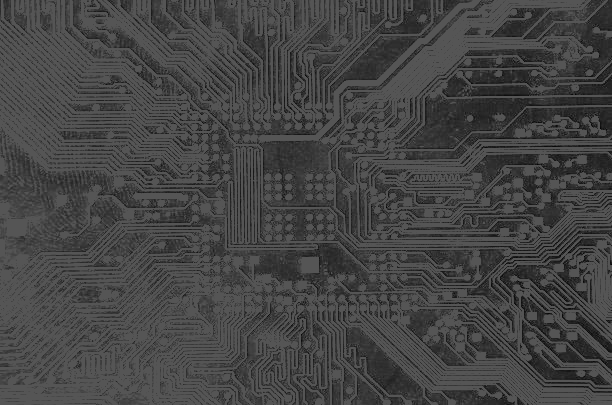
%> input picture edge_detection/circuit.tif, 612 x 405 px
$ octave laplacian.m   (GNU Octave 9; MATLAB toolbox functions it lacks are replaced by stand-ins)
%> lines starting %> are read from the running program, lines starting %| are printed output that depends on the picture
% Laplacian
% sceond differences
% it does have the advantage of detecting edges in all directions equally
% well, but it is extremly sensitive to noise
im = imread('circuit.tif');
%> im is the input picture: size 405x612 uint8; min 1, max 85, mean 68.4
mask_l = [0 1 0; 1 -4 1; 0 1 0];
im_l = conv2(im,mask_l);
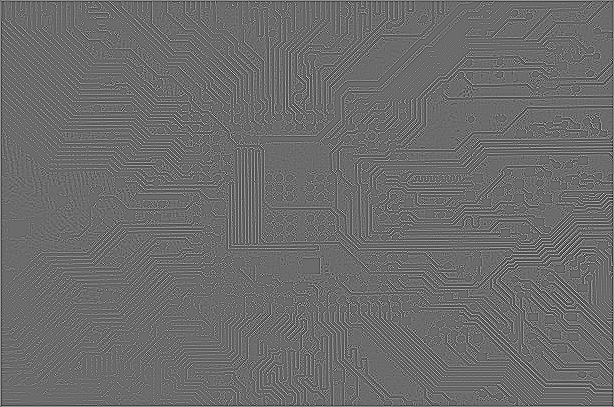
%> im_l: size 407x614 double; min -208, max 282, mean 0; drawn with min black and max white

% it also can be came ture by following commands
l_0=fspecial('laplacian',0);
im_l_0=filter2(l_0,im);
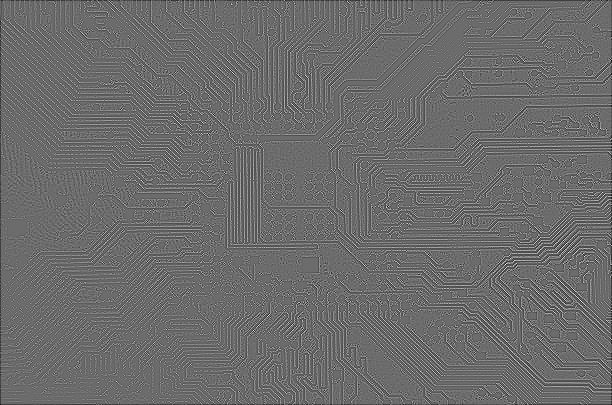
%> im_l_0: size 405x612 double; min -208, max 282, mean -0.6; drawn with min black and max white

figure,
subplot(2,2,1), imshow(im),title('original_img');
subplot(2,2,2), imshow(im_l),title('laplacian');
%> after `imshow(im_l)`:
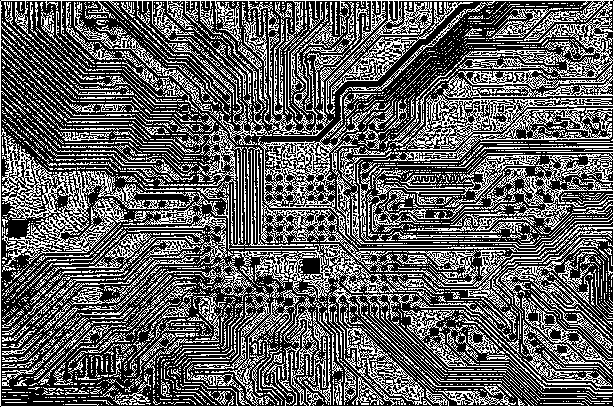
%> displayed picture: size 407x614, on the screen's scale of 0 to 255; 37.4% white in thin lines or dots
subplot(2,2,3), imshow(im_l_0),title('laplacian');
%> after `imshow(im_l_0)`:
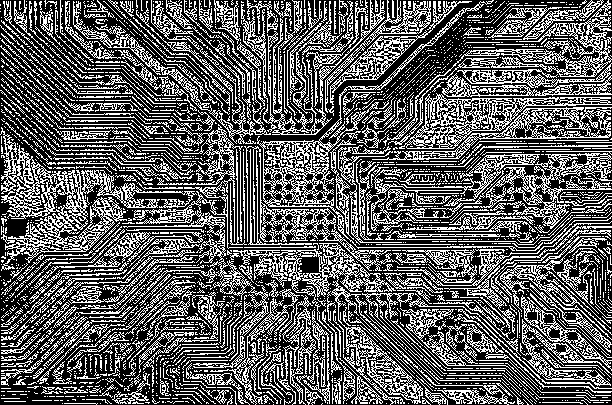
%> displayed picture: size 405x612, on the screen's scale of 0 to 255; 36.8% white in thin lines or dots
